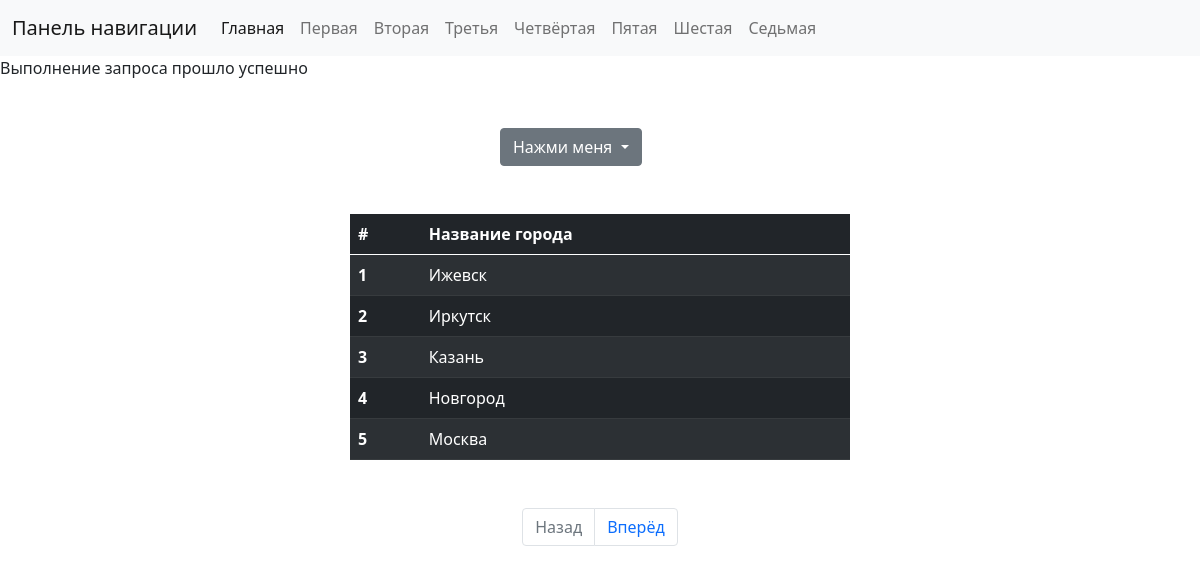
The app's page /third/third.php?country=russia with its own data.
### tables this page shows
CREATE TABLE `cities` (
  `id` int(3) NOT NULL,
  `name` varchar(16) NOT NULL,
  `country` varchar(16) NOT NULL,
  `country_eng` varchar(32) NOT NULL DEFAULT 'Неизвестно'
);

### third/third.php (the view, shortened to what this page needs)
<!DOCTYPE html>
<html lang="en">
<head>
    <link href="https://cdn.jsdelivr.net/npm/bootstrap@5.0.0/dist/css/bootstrap.min.css" rel="stylesheet">
</head>
<body>
    <?php
    require '../components/header.php';
    require_once '../components/connection.php';
    $database = 'second';
    $link = mysqli_connect($host, $user, $password, $database)
        or die("Ошибка соединения" . mysqli_error($link));
    $page = isset($_GET['page']) ? $_GET['page']: 1;
    $limit = 5;
    $offset = $limit * ($page - 1);
    $country = isset($_GET['country']) ? $_GET['country'] : 'chooseyourfighter';
    $query_cities = "SELECT * FROM `cities` WHERE `country_eng` LIKE '%$country%' LIMIT $limit OFFSET $offset";
    $city_result = mysqli_query($link, $query_cities) or die("city_Ошибка" . mysqli_error($link));
    $query = "SELECT * FROM `countries`";
    $result = mysqli_query($link, $query) or die("countries_Ошибка" . mysqli_error($link));
    if ($result) {
        echo "Выполнение запроса прошло успешно<br>";
    }
    ?>
    <?php if ($result) : ?>
        <div class="dropdown mx-auto my-5" style="width: 200px;">
            <button class="btn btn-secondary dropdown-toggle" type="button" id="dropdownMenuButton2" data-bs-toggle="dropdown" aria-expanded="false">
                Нажми меня
            </button>
        </div>
    <?php endif; ?>
    <div class='modal-dialog modal-dialog-scrollable' id="content">
    <table class="table table-dark table-striped my-5 mx-auto ">
        <thead>
            <tr>
            <th scope="col">#</th>
            <th scope="col">Название города</th>
            </tr>
        </thead>
        <tbody>
            <?php while ($city_answ = mysqli_fetch_array($city_result)): ?>
                <tr>
                <?php
                echo "
                <th scope='row'>{$city_answ['id']}</th>
                <td>
                {$city_answ['name']}</td>
                ";
                ?>
                </tr>
            <?php endwhile; ?>
        </tbody>
    </table>
    </div>
    <?php
    $page_previous = $page - 1;
    $page_next = $page + 1;
    function pagePrint ($page_previous, $page_next, $page, $country) {
        if($page != 1) {
            $status = "page-item";
        } else {
            $status = "page-item disabled";
        };
        echo "
        <nav aria-label='...'>
            <ul id='butts' class='pagination justify-content-center'>
                <li class='$status'>
                <a class='page-link' href='?country=".$country."&page=". $page_previous ."' tabindex='-1' aria-disabled='true' >Назад</a>
                </li>
                <li class='page-item'>
                <a class='page-link' href='?country=".$country."&page=". $page_next ."' >Вперёд</a>
                </li>
            </ul>
        </nav>";
    };
    pagePrint($page_previous, $page_next, $page, $country);
    ?>
</body>
</html>

### records on screen
cities: id "1", name "Ижевск"
cities: id "2", name "Иркутск"
cities: id "3", name "Казань"
cities: id "4", name "Новгород"
cities: id "5", name "Москва"
